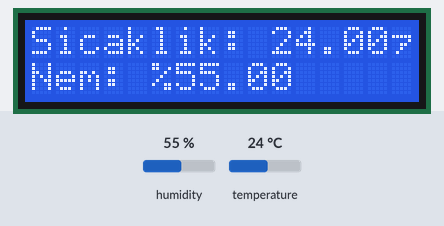
Bench run of a sketch on a simulated Arduino Uno, built with avr-gcc and run on an emulated ATmega328P. Parts: 16×2 character LCD. Inputs (shaded band) come from the test bench; at power-on: humidity 55 %, temperature 24 °C.

Above: at 6.2 s.
6.3 s: humidity set to 22 %
At 9.1 s:
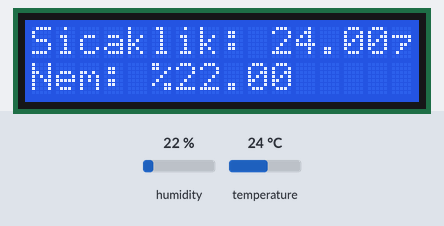
10.0 s: temperature set to 12 °C
At 12.5 s:
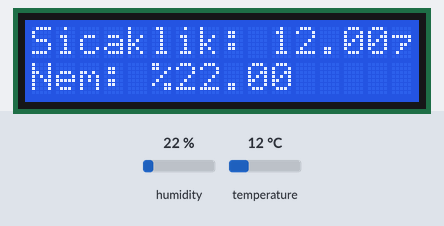
13.7 s: humidity set to 40 %
At 14.5 s:
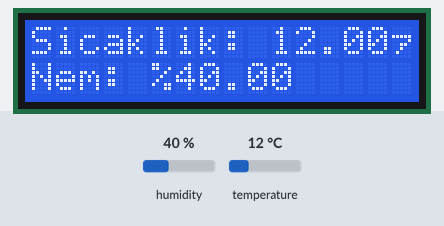
17.4 s: temperature set to 19 °C
At 21.2 s:
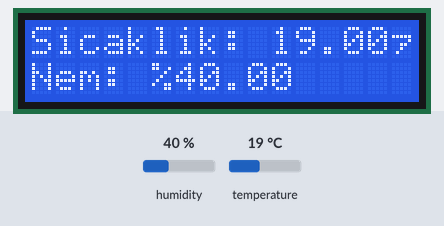
Timing chart, 0 to 22.7 s (numbered marks = the images above; inputs shaded):
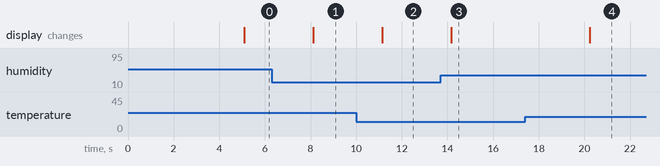

Measured:
- after the input at 6.3 s, the display: changes after 1.8 s (image 1)
- after the input at 10.0 s, the display: changes after 1.1 s (image 2)
- after the input at 13.7 s, the display: changes after 0.48 s (image 3)
- after the input at 17.4 s, the display: changes after 2.8 s (image 4)

The sketch:

sketch_aug13b.ino
```cpp
#include <LiquidCrystal.h>

#include <Wire.h>

#include <DHT.h>

#define DHTPIN 2
#define DHTTYPE DHT11

DHT dht(DHTPIN,DHTTYPE);

int rs =12, en = 11, d4 = 6, d5 = 5, d6 = 4, d7 = 3;
LiquidCrystal lcd(rs,en,d4,d5,d6,d7);
void setup() {
  lcd.begin(16,2);
  lcd.print("Sıcaklık ölçüm");
  delay(5000);
  dht.begin();
}

void loop() {
   float t = dht.readTemperature();
  float nem = dht.readHumidity();

  lcd.setCursor(0,0);
  lcd.print("Sicaklik: ");
  lcd.print(t);

  lcd.setCursor(0,1);
  lcd.print("Nem: %");
  lcd.print(nem);
  delay(3000);
}
```
